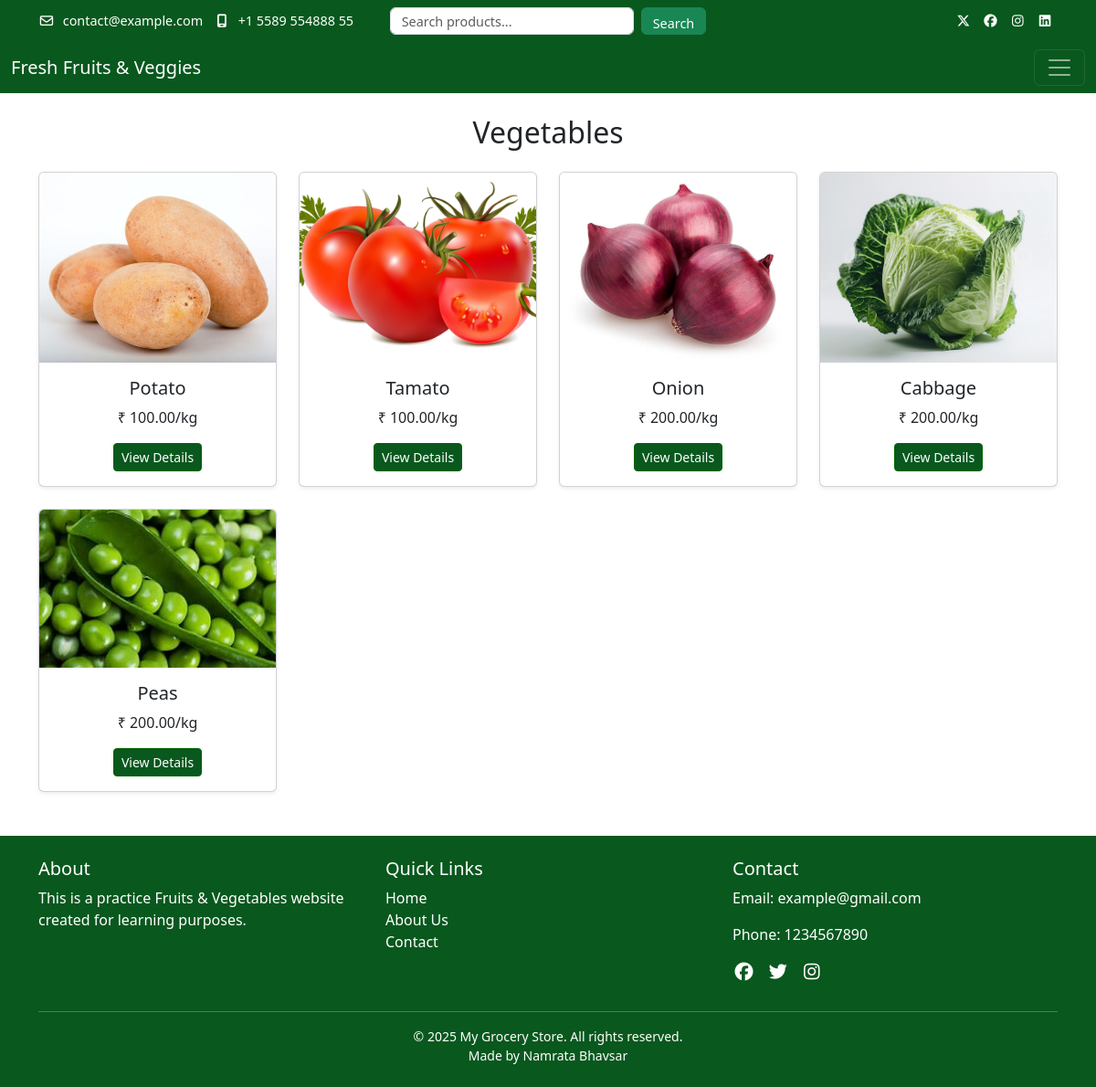
The app's page /category/4/ with its own data.
### myapp/models.py (models this page shows, shortened)
class Category(models.Model):
    name = models.CharField(max_length=100)  # Category name जैसे Vegetables, Fruits
    image = models.ImageField(upload_to='categories/', blank=True, null=True)  # new field

class Product(models.Model):
    category = models.ForeignKey(Category, on_delete=models.CASCADE)  # हर product किसी category में
    name = models.CharField(max_length=100)       # Product name
    description = models.TextField(blank=True)    # Optional description
    price = models.DecimalField(max_digits=8, decimal_places=2)  # Product price
    stock = models.PositiveIntegerField(default=0)               # Stock quantity
    image = models.ImageField(upload_to='products/', blank=True) # Product image

### myapp/views.py (the view)
# urls.py: path('category/<int:category_id>/', views.category_products, name='category_products'),
def category_products(request, category_id):
    categories = get_categories()
    category = get_object_or_404(Category, id=category_id)
    products = Product.objects.filter(category=category)
    return render(request, 'product.html', {
        'categories': categories,
        'category': category,
        'products': products
    })

### myapp/context_processors.py (called while the page is built)
def categories_processor(request):
    return {'categories': Category.objects.all()}

### myapp/views.py (called while the page is built)
def get_categories():
    return Category.objects.all()

### myapp/templates/product.html (shortened to what this page needs)
{% extends "base.html" %}
{% block content %}
<h2 class="mb-4 mt-4 text-center">{{ category.name }}</h2>
<div class="container mb-5">
    <div class="row g-4">
        {% for product in products %}
        <div class="col-md-3">
            <div class="card h-100 shadow-sm">
                <img src="{{ product.image.url }}" class="card-img-top h-100 w-100" alt="{{ product.name }} ">
                <div class="card-body text-center">
                    <h5 class="card-title">{{ product.name }}</h5>
                    <p class="card-text">₹ {{ product.price }}/kg</p>
                    <a href="{% url 'product_detail' product.id %}" class="btn btn-sm text-white"
                        style="background-color: #09581e; border-color: darkgreen;">
                        View Details
                    </a>
                </div>
            </div>
        </div>
        {% empty %}
        <p>No products found in this category.</p>
        {% endfor %}
    </div>
</div>
{% endblock %}

### myapp/templates/base.html (shortened to what this page needs)
{% load static %}
<!DOCTYPE html>
<html lang="en">
<head>
    <link rel="stylesheet" href="{% static 'css/style.css' %}">
    <link rel="stylesheet" href="https://cdnjs.cloudflare.com/ajax/libs/font-awesome/7.0.1/css/all.min.css"
 />
    <link href="https://cdn.jsdelivr.net/npm/bootstrap@5.3.0/dist/css/bootstrap.min.css" rel="stylesheet">
</head>
<body class="d-flex flex-column min-vh-100">
    <div class="container-fluid small-header text-white p-2" >
        <div class="container">
            <div class="row align-items-center">
                <div class="col-md-4 col-12 text-start mb-2 mb-md-0">
                    <i class="fa-regular fa-envelope"></i> contact@example.com
                    <i class="fa-solid fa-mobile-screen ms-2"></i> +1 5589 554888 55
                </div>
                <div class="col-md-4 col-12 mb-2 mb-md-0">
                    <form class="d-flex justify-content-center" method="get" action="{% url 'search' %}">
                        <input class="form-control me-2 w-75" type="search" name="q" placeholder="Search products...">
                        <button class="btn btn-success" type="submit">Search</button>
                    </form>
                </div>
                <div class="col-md-4 col-12 text-end">
                    <i class="fa-brands fa-x-twitter me-2"></i>
                    <i class="fa-brands fa-facebook me-2"></i>
                    <i class="fa-brands fa-instagram me-2"></i>
                    <i class="fa-brands fa-linkedin"></i>
                </div>
            </div>
        </div>
    </div>
    <nav class="navbar navbar-dark " style="background-color: #09581e;">
        <div class="container-fluid">
            <a class="navbar-brand" href="#">Fresh Fruits & Veggies</a>
            <button class="navbar-toggler" type="button" data-bs-toggle="offcanvas" data-bs-target="#offcanvasNavbar">
                <span class="navbar-toggler-icon"></span>
            </button>
        </div>
    </nav>
    {% block content %}
    {% endblock %}
    <footer class="text-white mt-auto py-4" style="background-color: #09581e;">
        <div class="container">
            <div class="row text-start">
                <div class="col-md-4 col-12 mb-3">
                    <h5>About</h5>
                    <p>This is a practice Fruits & Vegetables website created for learning purposes.</p>
                </div>
                <div class="col-md-4 col-12 mb-3">
                    <h5>Quick Links</h5>
                    <ul class="list-unstyled">
                        <li><a href="#" class="text-white text-decoration-none">Home</a></li>
                        <li><a href="#" class="text-white text-decoration-none">About Us</a></li>
                        <li><a href="#" class="text-white text-decoration-none">Contact</a></li>
                    </ul>
                </div>
                <div class="col-md-4 col-12 mb-3">
                    <h5>Contact</h5>
                    <p>Email: example@gmail.com</p>
                    <p>Phone: 1234567890</p>
                    <div class="mt-2">
                        <a href="#" class="text-white me-2"><i class="fab fa-facebook fa-lg"></i></a>
                        <a href="#" class="text-white me-2"><i class="fab fa-twitter fa-lg"></i></a>
                        <a href="#" class="text-white"><i class="fab fa-instagram fa-lg"></i></a>
                    </div>
                </div>
            </div>
            <hr class="bg-light">
            <div class="text-center small">
                &copy; 2025 My Grocery Store. All rights reserved. <br> Made by Namrata Bhavsar
            </div>
        </div>
    </footer>
</body>
</html>

### myapp/static/css/style.css (style rules this page uses)
html, body { height: 100%; margin: 0; padding: 0; }
body { display: flex; flex-direction: column; }
footer { flex-shrink: 0; }
.small-header { background-color:#09581e; color: white; padding: 5px 0; font-size: 0.9rem; }
.small-header .fa, .small-header i { margin-right: 5px; }
.small-header .form-control { height: 30px; font-size: 0.9rem; }
.small-header .btn { height: 30px; font-size: 0.9rem; }
.card { box-shadow: 0 4px 8px rgba(0,0,0,0.1); border-radius: 8px; overflow: hidden; }
.card-img-top { height: 180px; object-fit: cover; }
footer { background-color: #09581e; color: white; padding: 40px 0; }
footer a { color: white; text-decoration: none; }

### records on screen
Category: name "Vegetables"
Product: image (picture), name "Potato", price "100.00"
Product: image (picture), name "Tamato", price "100.00"
Product: image (picture), name "Onion", price "200.00"
Product: image (picture), name "Cabbage", price "200.00"
Product: image (picture), name "Peas", price "200.00"
